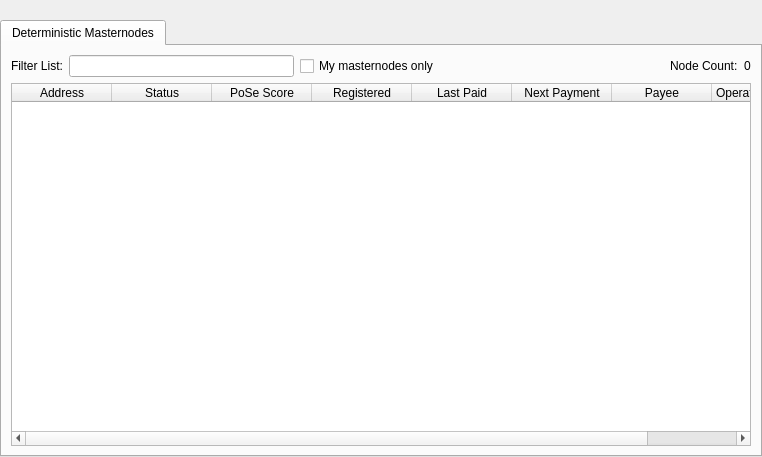
<?xml version="1.0" encoding="UTF-8"?>
<ui version="4.0">
 <class>MasternodeList</class>
 <widget class="QWidget" name="MasternodeList">
  <property name="geometry">
   <rect>
    <x>0</x>
    <y>0</y>
    <width>762</width>
    <height>457</height>
   </rect>
  </property>
  <property name="windowTitle">
   <string>Form</string>
  </property>
  <layout class="QVBoxLayout" name="topLayout">
   <property name="leftMargin">
    <number>0</number>
   </property>
   <property name="topMargin">
    <number>0</number>
   </property>
   <property name="rightMargin">
    <number>0</number>
   </property>
   <property name="bottomMargin">
    <number>0</number>
   </property>
   <item>
    <layout class="QVBoxLayout" name="verticalLayout">
     <property name="bottomMargin">
      <number>0</number>
     </property>
     <item>
      <spacer name="horizontalSpacer0">
       <property name="orientation">
        <enum>Qt::Horizontal</enum>
       </property>
       <property name="sizeHint" stdset="0">
        <size>
         <width>40</width>
         <height>20</height>
        </size>
       </property>
      </spacer>
     </item>
     <item>
      <widget class="QTabWidget" name="tabWidget">
       <property name="currentIndex">
        <number>0</number>
       </property>
       <widget class="QWidget" name="tabDIP3Masternodes">
        <attribute name="title">
         <string>Deterministic Masternodes</string>
        </attribute>
        <layout class="QGridLayout" name="gridLayout_3">
         <item row="0" column="0">
          <layout class="QHBoxLayout" name="horizontalLayout_4">
           <property name="bottomMargin">
            <number>0</number>
           </property>
           <item>
            <widget class="QLabel" name="label_filter_2">
             <property name="text">
              <string>Filter List:</string>
             </property>
            </widget>
           </item>
           <item>
            <widget class="QLineEdit" name="filterLineEditDIP3">
             <property name="toolTip">
              <string>Filter masternode list</string>
             </property>
            </widget>
           </item>
           <item>
            <widget class="QCheckBox" name="checkBoxMyMasternodesOnly">
             <property name="toolTip">
              <string>Show only masternodes this wallet has keys for.</string>
             </property>
             <property name="text">
              <string>My masternodes only</string>
             </property>
            </widget>
           </item>
           <item>
            <spacer name="horizontalSpacer_4">
             <property name="orientation">
              <enum>Qt::Horizontal</enum>
             </property>
             <property name="sizeHint" stdset="0">
              <size>
               <width>10</width>
               <height>20</height>
              </size>
             </property>
            </spacer>
           </item>
           <item>
            <widget class="QLabel" name="label_count_2">
             <property name="text">
              <string>Node Count:</string>
             </property>
            </widget>
           </item>
           <item>
            <widget class="QLabel" name="countLabelDIP3">
             <property name="text">
              <string>0</string>
             </property>
            </widget>
           </item>
          </layout>
         </item>
         <item row="1" column="0">
          <widget class="QTableWidget" name="tableWidgetMasternodesDIP3">
           <property name="editTriggers">
            <set>QAbstractItemView::NoEditTriggers</set>
           </property>
           <property name="alternatingRowColors">
            <bool>true</bool>
           </property>
           <property name="selectionMode">
            <enum>QAbstractItemView::SingleSelection</enum>
           </property>
           <property name="selectionBehavior">
            <enum>QAbstractItemView::SelectRows</enum>
           </property>
           <property name="sortingEnabled">
            <bool>true</bool>
           </property>
           <attribute name="horizontalHeaderStretchLastSection">
            <bool>true</bool>
           </attribute>
           <column>
            <property name="text">
             <string>Address</string>
            </property>
           </column>
           <column>
            <property name="text">
             <string>Status</string>
            </property>
           </column>
           <column>
            <property name="text">
             <string>PoSe Score</string>
            </property>
           </column>
           <column>
            <property name="text">
             <string>Registered</string>
            </property>
           </column>
           <column>
            <property name="text">
             <string>Last Paid</string>
            </property>
           </column>
           <column>
            <property name="text">
             <string>Next Payment</string>
            </property>
           </column>
           <column>
            <property name="text">
             <string>Payee</string>
            </property>
           </column>
           <column>
            <property name="text">
             <string>Operator Reward</string>
            </property>
           </column>
          </widget>
         </item>
        </layout>
       </widget>
      </widget>
     </item>
    </layout>
   </item>
  </layout>
 </widget>
 <resources/>
 <connections/>
</ui>
